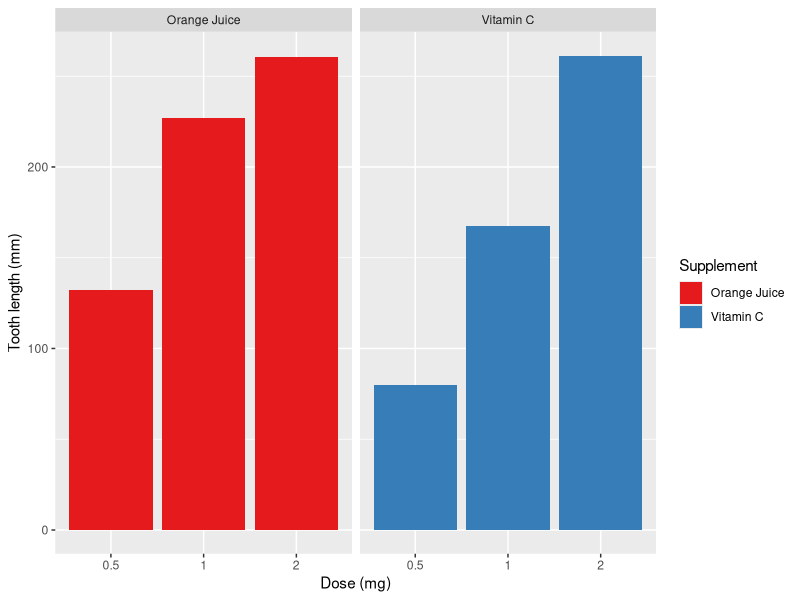
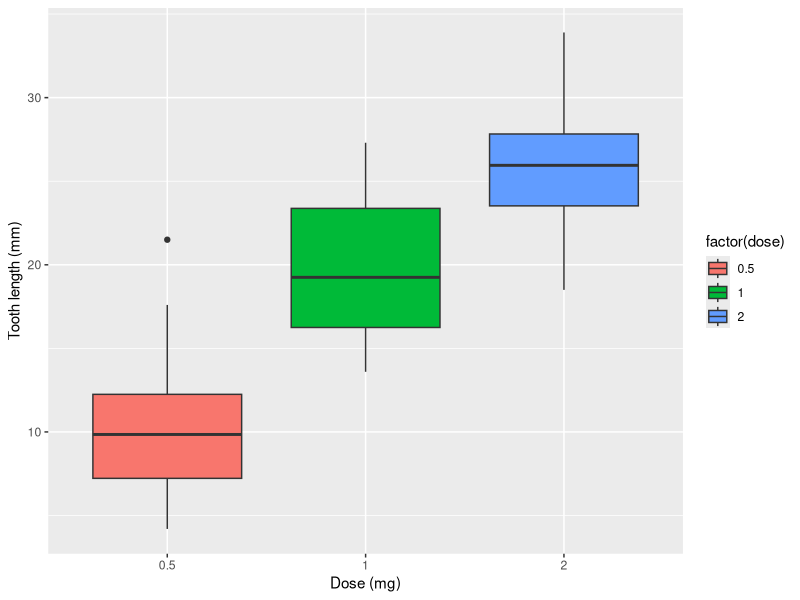

Reproduce these figures in R, in order.
## ---- chunk 1
library(datasets)
data(ToothGrowth)
library(ggplot2)
library(gridExtra)
## ---- chunk 2
dim(ToothGrowth)
summary(ToothGrowth)
## ---- chunk 3
supplement_text <- list (
  "OJ" = "Orange Juice",
  "VC" = "Vitamin C"
)

supplement_labeler <- function (variable, value) {
  return(supplement_text[value])
}

facet_plot <- ggplot(data=ToothGrowth, aes(x=as.factor(dose), y=len, fill=supp)) +
    geom_bar(stat="identity",) +
    xlab("Dose (mg)") +
    ylab("Tooth length (mm)") + 
    scale_fill_brewer(palette="Set1",labels=c(supplement_labeler("OJ"),supplement_labeler("VC"))) + 
    facet_grid(. ~ supp, labeller=supplement_labeler) +
    guides(fill=guide_legend(title="Supplement")) 

facet_plot
## ---- chunk 4
box_plot <- ggplot(aes(x=factor(dose),y=len),data=ToothGrowth)+geom_boxplot(aes(fill=factor(dose))) + xlab("Dose (mg)") + ylab("Tooth length (mm)") 
box_plot
## ---- chunk 5
tooth.m <- lm (len ~ dose + supp, data=ToothGrowth)
summary(tooth.m)
## ---- chunk 6
confint(tooth.m)
## ---- chunk 7
power.t.test(n=nrow(ToothGrowth),delta=summary(tooth.m)$coef[2,1],sd=summary(tooth.m)$coef[2,2],type="two.sample")$power
power.t.test(n=nrow(ToothGrowth),delta=summary(tooth.m)$coef[3,1],sd=summary(tooth.m)$coef[3,2],type="two.sample")$power
